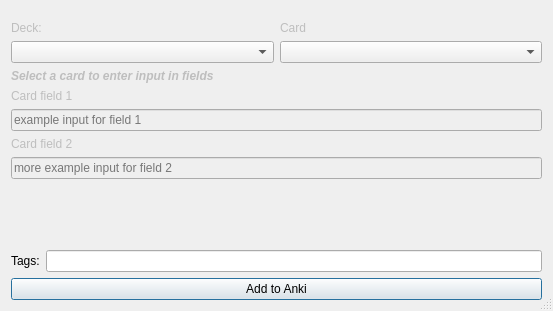
<?xml version="1.0" encoding="UTF-8"?>
<ui version="4.0">
 <class>Dialog</class>
 <widget class="QDialog" name="Dialog">
  <property name="geometry">
   <rect>
    <x>0</x>
    <y>0</y>
    <width>553</width>
    <height>311</height>
   </rect>
  </property>
  <property name="sizePolicy">
   <sizepolicy hsizetype="Preferred" vsizetype="MinimumExpanding">
    <horstretch>0</horstretch>
    <verstretch>0</verstretch>
   </sizepolicy>
  </property>
  <property name="windowTitle">
   <string>Anki QuickAdd</string>
  </property>
  <property name="sizeGripEnabled">
   <bool>true</bool>
  </property>
  <property name="modal">
   <bool>false</bool>
  </property>
  <layout class="QGridLayout" name="gridLayout">
   <item row="0" column="0">
    <layout class="QVBoxLayout" name="widget_layout">
     <property name="topMargin">
      <number>10</number>
     </property>
     <property name="rightMargin">
      <number>0</number>
     </property>
     <property name="bottomMargin">
      <number>0</number>
     </property>
     <item>
      <layout class="QGridLayout" name="combobox_layout">
       <property name="bottomMargin">
        <number>0</number>
       </property>
       <item row="0" column="0">
        <widget class="QLabel" name="deck_combobox_label">
         <property name="enabled">
          <bool>false</bool>
         </property>
         <property name="text">
          <string>Deck:</string>
         </property>
        </widget>
       </item>
       <item row="0" column="1">
        <widget class="QLabel" name="card_combobox_label">
         <property name="enabled">
          <bool>false</bool>
         </property>
         <property name="text">
          <string>Card</string>
         </property>
        </widget>
       </item>
       <item row="1" column="0">
        <widget class="QComboBox" name="deck_comboBox"/>
       </item>
       <item row="1" column="1">
        <widget class="QComboBox" name="card_comboBox"/>
       </item>
      </layout>
     </item>
     <item>
      <layout class="QVBoxLayout" name="form_label_layout">
       <property name="bottomMargin">
        <number>0</number>
       </property>
       <item>
        <widget class="QLabel" name="select_a_deck_label">
         <property name="enabled">
          <bool>false</bool>
         </property>
         <property name="text">
          <string>&lt;html&gt;&lt;head/&gt;&lt;body&gt;&lt;p&gt;&lt;span style=&quot; font-weight:600; font-style:italic;&quot;&gt;Select a card to enter input in fields&lt;/span&gt;&lt;/p&gt;&lt;/body&gt;&lt;/html&gt;</string>
         </property>
        </widget>
       </item>
       <item>
        <widget class="QLabel" name="textbox_1_label">
         <property name="enabled">
          <bool>false</bool>
         </property>
         <property name="text">
          <string>Card field 1</string>
         </property>
        </widget>
       </item>
       <item>
        <widget class="QLineEdit" name="textbox_1_lineedit">
         <property name="enabled">
          <bool>false</bool>
         </property>
         <property name="placeholderText">
          <string>example input for field 1</string>
         </property>
        </widget>
       </item>
       <item>
        <widget class="QLabel" name="textbox_2_label">
         <property name="enabled">
          <bool>false</bool>
         </property>
         <property name="text">
          <string>Card field 2</string>
         </property>
        </widget>
       </item>
       <item>
        <widget class="QLineEdit" name="textbox_2_lineedit">
         <property name="enabled">
          <bool>false</bool>
         </property>
         <property name="placeholderText">
          <string>more example input for field 2</string>
         </property>
        </widget>
       </item>
      </layout>
     </item>
     <item>
      <spacer name="verticalSpacer">
       <property name="orientation">
        <enum>Qt::Vertical</enum>
       </property>
       <property name="sizeHint" stdset="0">
        <size>
         <width>20</width>
         <height>40</height>
        </size>
       </property>
      </spacer>
     </item>
     <item>
      <layout class="QHBoxLayout" name="tags_layout">
       <property name="bottomMargin">
        <number>0</number>
       </property>
       <item>
        <widget class="QLabel" name="tags_label">
         <property name="text">
          <string>Tags:</string>
         </property>
        </widget>
       </item>
       <item>
        <widget class="QLineEdit" name="lineEdit">
         <property name="enabled">
          <bool>true</bool>
         </property>
        </widget>
       </item>
      </layout>
     </item>
     <item>
      <widget class="QPushButton" name="add_button">
       <property name="text">
        <string>Add to Anki</string>
       </property>
      </widget>
     </item>
    </layout>
   </item>
  </layout>
 </widget>
 <resources/>
 <connections/>
</ui>
